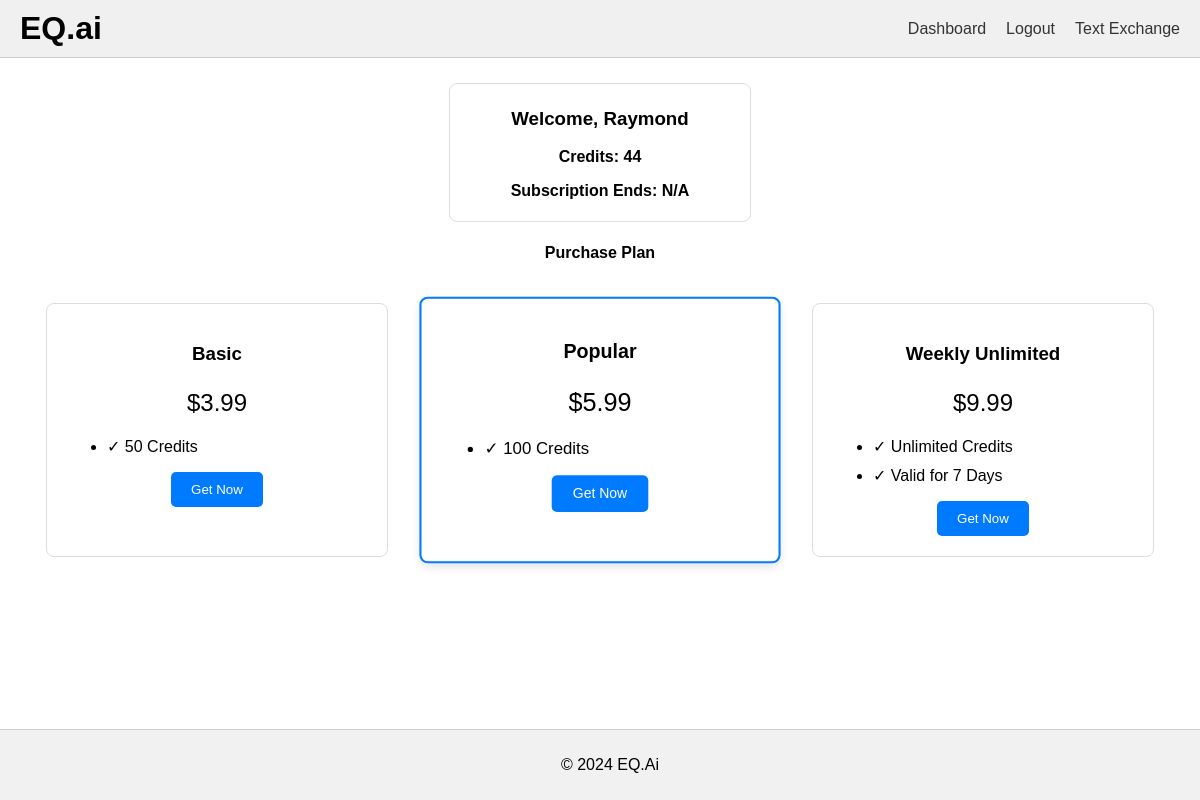
/dashboard (signed in), run on an earlier commit of the app's database.
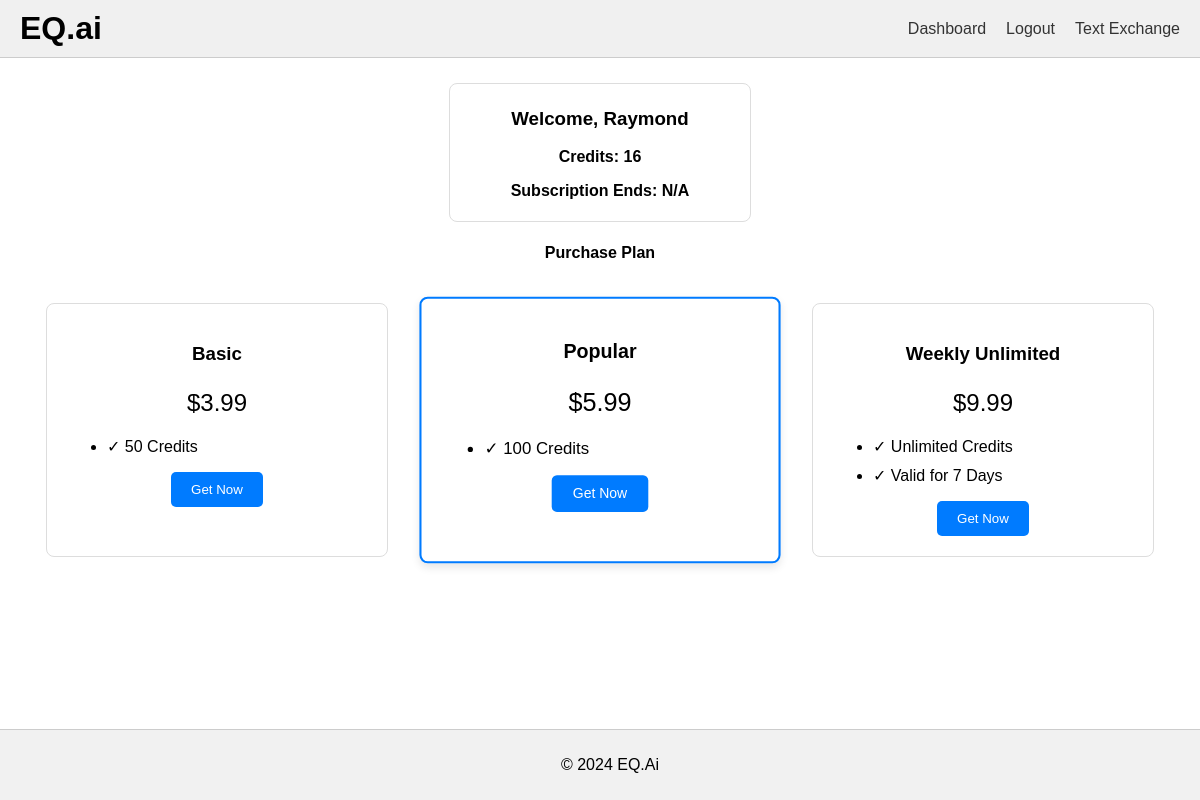
And on a later commit of the database.
### models.py (models this page shows, shortened)
class User(UserMixin, db.Model):  # Inherit from UserMixin
    id = db.Column(db.String(36), primary_key=True, default=lambda: str(uuid.uuid4()))
    username = db.Column(db.String(150), unique=True, nullable=False)
    email = db.Column(db.String(150), unique=True, nullable=False)
    password_hash = db.Column(db.String(150), nullable=False)
    credits = db.Column(db.Integer, default=0)
    subscription_end = db.Column(db.DateTime, nullable=True)
    @property
    def is_authenticated(self):
        return True  # All users are authenticated by default

### app.py (the view)
@app.route('/dashboard')
@login_required
def dashboard():
    return render_template('dashboard.html', user=current_user)

### app.py (called while the page is built)
@login_manager.user_loader
def load_user(user_id):
    return User.query.get(user_id)

@app.template_filter('datetime_format')
def datetime_format(value):
    if value is None:
        return 'N/A'
    return value.strftime('%Y-%m-%d %H:%Mhr')

### templates/dashboard.html (shortened to what this page needs)
{% extends "base.html" %}
{% block content %}
<div class="user-details">
    <h3>Welcome, {{ user.username }}</h3>
    <div class="user-info">
        <p><strong>Credits: {{ user.credits }}</strong></p>
        <p><strong>Subscription Ends: {{ user.subscription_end|datetime_format }}</strong></p>
    </div>
</div>
<h4>Purchase Plan</h4>
<div class="pricing-table">
    <div class="plan basic">
      <h3>Basic</h3>
      <p class="price">$3.99</p>
      <ul class="features">
        <li>&#10003; 50 Credits</li>
      </ul>
      <button class="signup" onclick="purchasePlan('basic')">Get Now</button>
    </div>
    <div class="plan pro">
      <h3>Popular</h3>
      <p class="price">$5.99</p>
      <ul class="features">
        <li>&#10003; 100 Credits</li>
      </ul>
      <button class="signup" onclick="purchasePlan('popular')">Get Now</button>
    </div>
    <div class="plan enterprise">
      <h3>Weekly Unlimited</h3>
      <p class="price">$9.99</p>
      <ul class="features">
        <li>&#10003; Unlimited Credits</li>
        <li>&#10003; Valid for 7 Days</li>
      </ul>
      <button class="signup" onclick="purchasePlan('weekly')">Get Now</button>
    </div>
</div>
{% endblock %}

What changed in the data, as far as the page shows it:
changed User "Raymond": credits "44" → "16"
